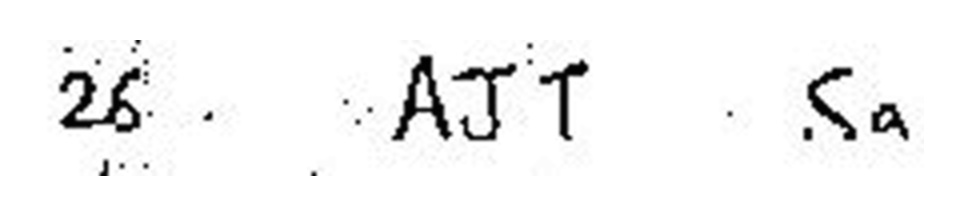
#> input picture backend/data/crops/subject_second_pass/assignment_row_2_clahe.jpg, 964 x 216 px
$ python -i page_normalize.py   (imports and definitions only)
#> lines starting #> are read from the running program, lines starting #| are printed output that depends on the picture; after the words box and inside, x2 and y2 are one past the last pixel; in counts of white or black regions, pixels touching at a corner belong together
#> further down, picture is the input picture: shape (216, 964, 3); min 0, max 255, mean 244.3
from pathlib import Path

import cv2
import numpy as np


def _largest_content_contour(gray):
    blurred = cv2.GaussianBlur(gray, (5, 5), 0)
    edges = cv2.Canny(blurred, 50, 150)
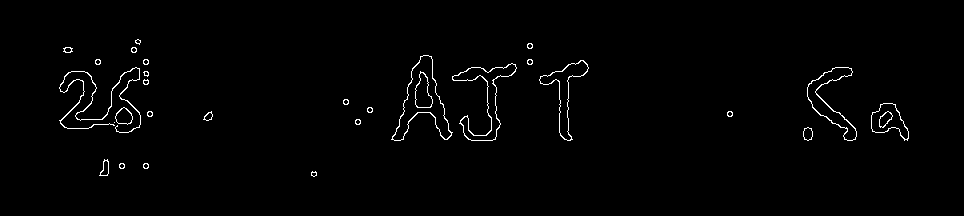
#> edges: shape (216, 964); 1.2% white in thin lines or dots, all inside (x1, y1, x2, y2) = (59, 39, 909, 177)
    edges = cv2.dilate(edges, np.ones((3, 3), np.uint8), iterations=1)
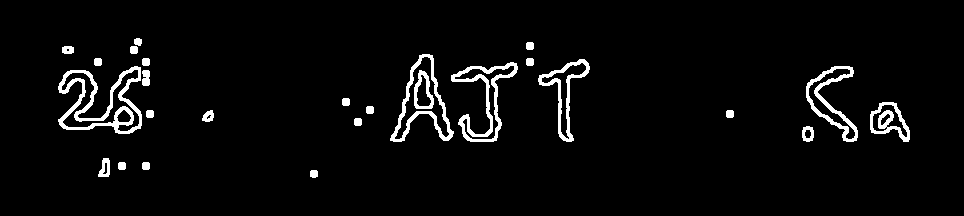
#> edges: shape (216, 964); 4% white; 26 white regions
    contours, _ = cv2.findContours(
        edges,
        cv2.RETR_EXTERNAL,
        cv2.CHAIN_APPROX_SIMPLE,
    )
#> contours = 25 contours; largest, box (x1, y1, x2, y2) and area: (58, 66, 142, 134) 2938, (390, 54, 454, 142) 2438, (451, 62, 518, 142) 1730, (806, 66, 858, 142) 1469, (538, 59, 590, 142) 1328
    if not contours:
        return None
    return max(contours, key=cv2.contourArea)


def deskew_image(image):
    if image is None or image.size == 0:
        raise ValueError("Empty page image")

    if len(image.shape) == 3:
        gray = cv2.cvtColor(image, cv2.COLOR_BGR2GRAY)
    else:
        gray = image

    contour = _largest_content_contour(gray)
#> contour = contour of 130 points, box (x1, y1, x2, y2) (58, 66, 142, 134), area 2938
    if contour is None:
        return image, 0.0

    angle = cv2.minAreaRect(contour)[-1]
#> angle = -1.22
    if angle < -45:
        angle = 90 + angle
    if abs(angle) < 0.4 or abs(angle) > 15:
        return image, 0.0

    height, width = image.shape[:2]
#> height = 216; width = 964
    matrix = cv2.getRotationMatrix2D((width / 2, height / 2), angle, 1.0)
#> matrix = [[1, -0.0213, 2.41], [0.0213, 1, -10.23]]
    rotated = cv2.warpAffine(
        image,
        matrix,
        (width, height),
        flags=cv2.INTER_CUBIC,
        borderMode=cv2.BORDER_REPLICATE,
    )
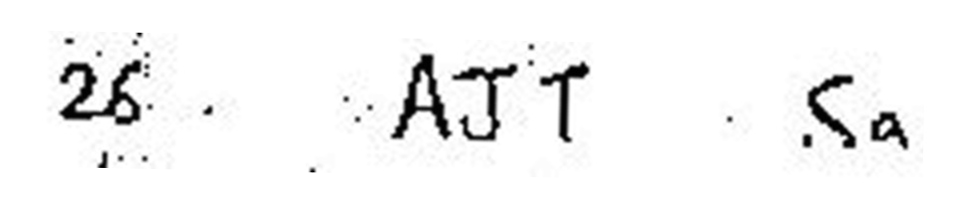
#> rotated: shape (216, 964, 3); min 0, max 255, mean 244.3
    return rotated, float(angle)


def normalize_page(image, max_width=1800):
    if image is None or image.size == 0:
        raise ValueError("Could not read uploaded form image")

    deskewed, angle = deskew_image(image)
#> angle = -1.22
    height, width = deskewed.shape[:2]
#> height = 216; width = 964
    if width > max_width:
        scale = max_width / width
        deskewed = cv2.resize(
            deskewed,
            None,
            fx=scale,
            fy=scale,
            interpolation=cv2.INTER_AREA,
        )

    if len(deskewed.shape) == 3:
        gray = cv2.cvtColor(deskewed, cv2.COLOR_BGR2GRAY)
    else:
        gray = deskewed
        deskewed = cv2.cvtColor(deskewed, cv2.COLOR_GRAY2BGR)

    clahe = cv2.createCLAHE(clipLimit=2.0, tileGridSize=(8, 8))
    enhanced = clahe.apply(gray)
    normalized = cv2.cvtColor(enhanced, cv2.COLOR_GRAY2BGR)

    return {
        "image": normalized,
        "color": deskewed,
        "angle": angle,
        "width": normalized.shape[1],
        "height": normalized.shape[0],
    }

>>> import cv2
>>> picture = cv2.imread('../data/crops/subject_second_pass/assignment_row_2_clahe.jpg')
>>> result = normalize_page(picture)
#> result = 5 items
